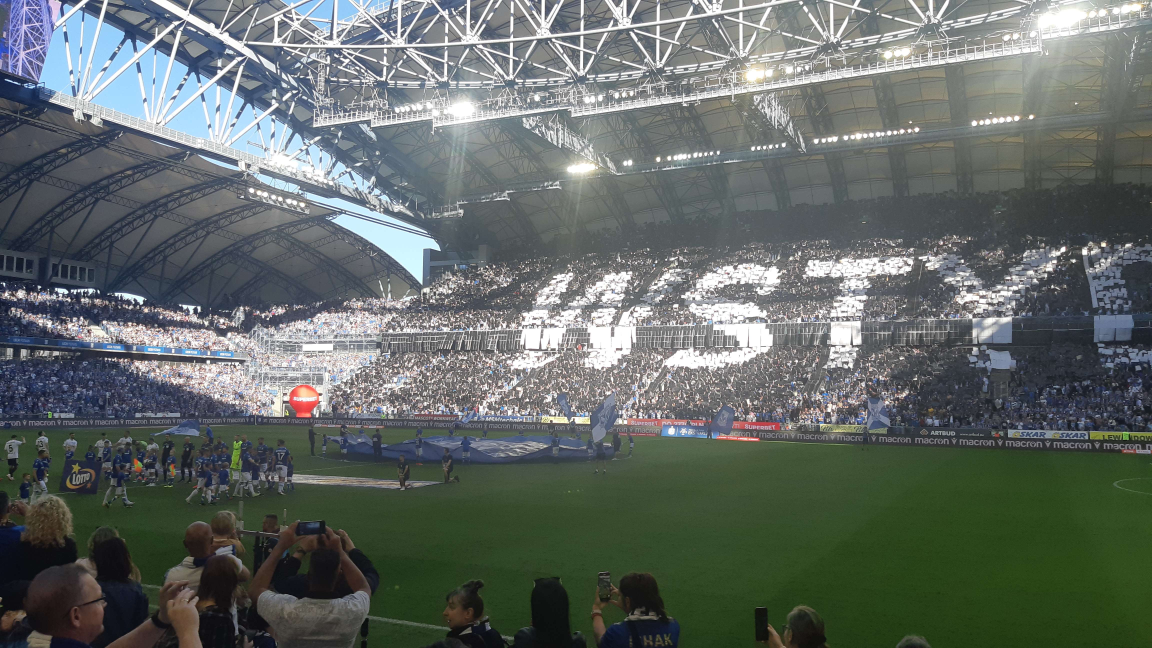
#> input picture Lab6_RASNAC/zdjecie_1.jpg, 4608 x 2592 px (shown at 1/4 size)
$ python main.py
#> lines starting #> are read from the running program, lines starting #| are printed output that depends on the picture
import cv2 as cv
import numpy as np

# [58 lines left out: function task1, not called in this run]

def task2():
    # Load the image
    img = cv.imread("zdjecie_1.jpg")
#> img is the input picture: shape (2592, 4608, 3); mean B, G, R 102.9, 106.4, 99
    # downscale the image
    img = cv.resize(img, (0, 0), fx=0.25, fy=0.25)
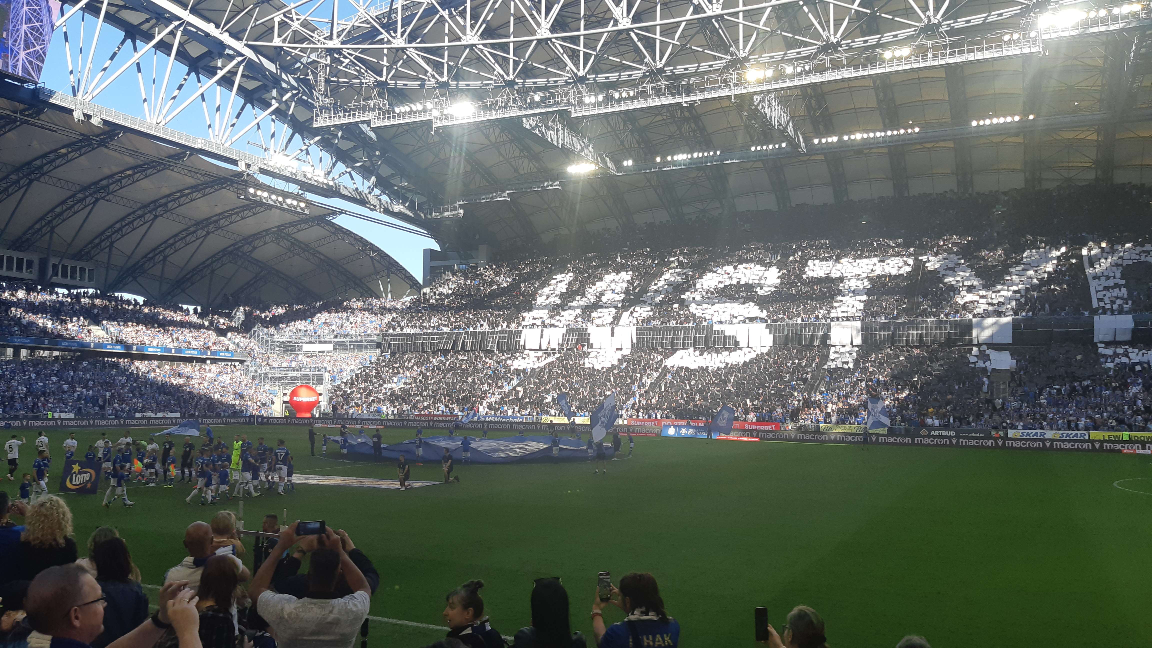
#> img: shape (648, 1152, 3); mean B, G, R 103.1, 106.6, 99.1

    # detect keypoints using FAST
    fast = cv.FastFeatureDetector_create()
    fast_keypoints = fast.detect(img)
#> fast_keypoints = 25226 keypoints; strongest (x, y, size): (39, 287, 7), (56, 288, 7), (98, 291, 7), (66, 291, 7)

    # calculate descriptors for the object
    orb = cv.ORB_create()
    keypoints, descriptors = orb.compute(img, fast_keypoints)
#> keypoints = 22466 keypoints; strongest (x, y, size): (39, 287, 7), (56, 288, 7), (98, 291, 7), (66, 291, 7)

    # draw keypoints
    img_keypoints = cv.drawKeypoints(img, keypoints, None, color=(0, 255, 0))
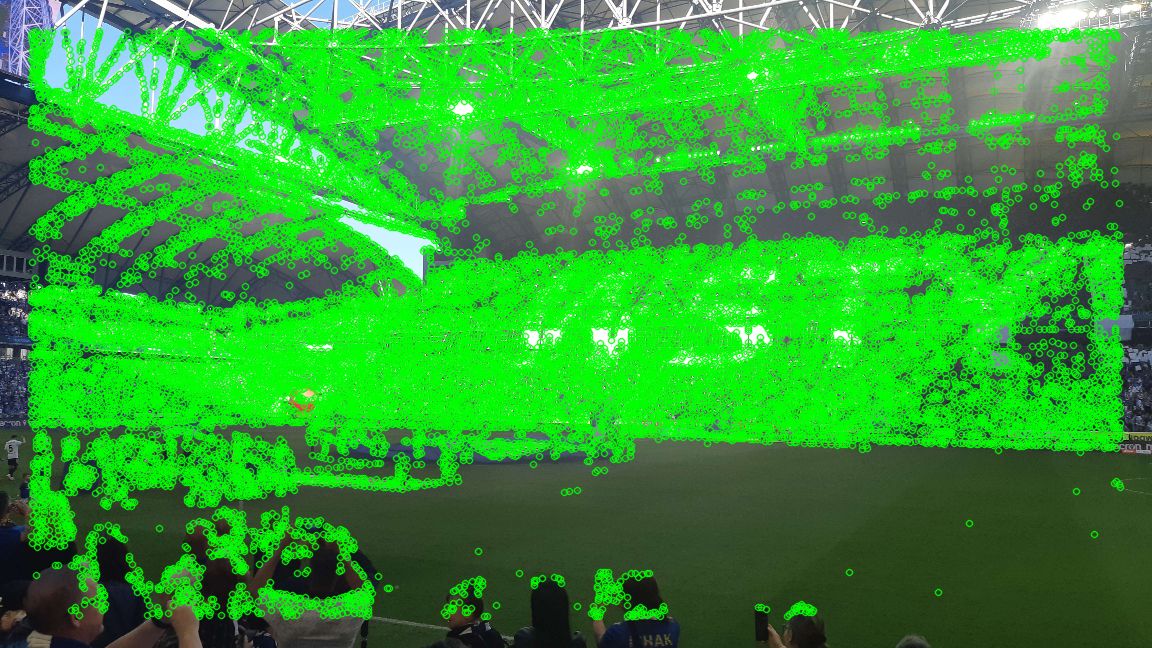
#> img_keypoints: shape (648, 1152, 3); mean B, G, R 51.5, 156.8, 50
    cv.imshow("FAST keypoints", img_keypoints)

    # load the image to find the object in
    img_to_find = cv.imread("zdjecie_2.jpg")
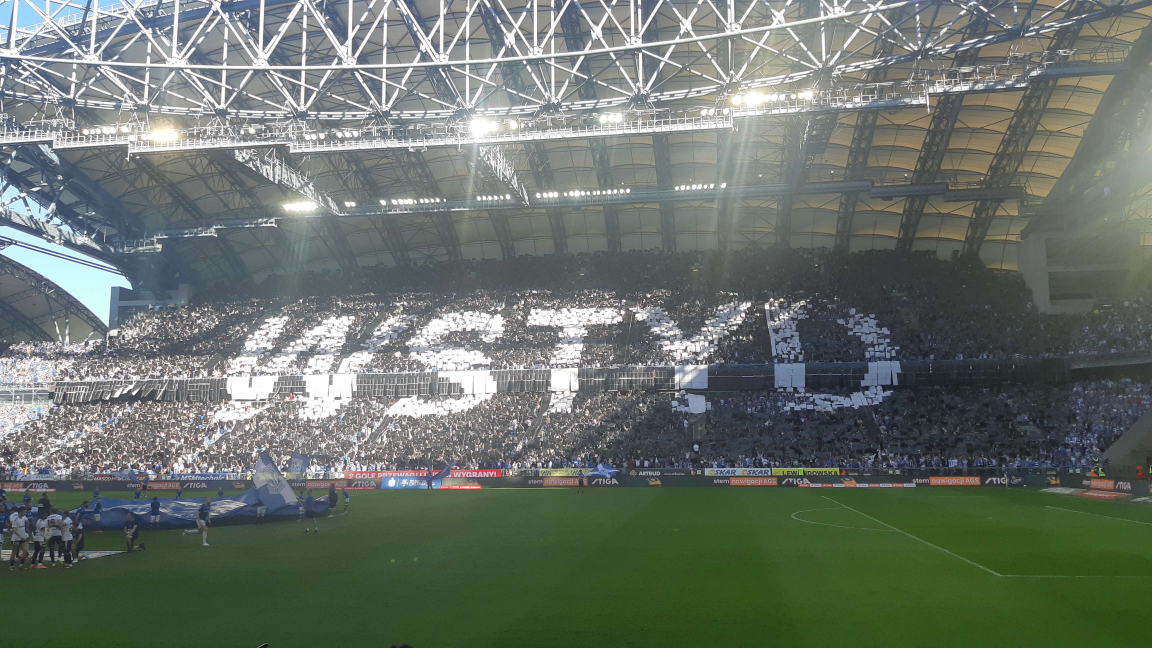
#> input picture Lab6_RASNAC/zdjecie_2.jpg, 4608 x 2592 px (shown at 1/4 size)
#> img_to_find is the input picture: shape (2592, 4608, 3); mean B, G, R 107.1, 115.1, 106.2
    # downscale the image
    img_to_find = cv.resize(img_to_find, (0, 0), fx=0.25, fy=0.25)
#> img_to_find: shape (648, 1152, 3)

    # detect keypoints using FAST
    fast_keypoints_to_find = fast.detect(img_to_find)
#> fast_keypoints_to_find = 23840 keypoints; strongest (x, y, size): (134, 394, 7), (771, 299, 7), (733, 338, 7), (802, 301, 7)

    # calculate descriptors for the image
    keypoints_to_find, descriptors_to_find = orb.compute(img_to_find, fast_keypoints_to_find)
#> keypoints_to_find = 21542 keypoints; strongest (x, y, size): (134, 394, 7), (771, 299, 7), (733, 338, 7), (802, 301, 7)

    # match the descriptors
    bf = cv.BFMatcher(cv.NORM_HAMMING, crossCheck=True)
    matches = bf.match(descriptors, descriptors_to_find)
#> matches = 5942 matches

    # draw the matches
    img_matches = cv.drawMatches(img, keypoints, img_to_find, keypoints_to_find, matches, None, flags=cv.DrawMatchesFlags_NOT_DRAW_SINGLE_POINTS)
    img_matches = cv.resize(img_matches, (0, 0), fx=0.5, fy=0.5)
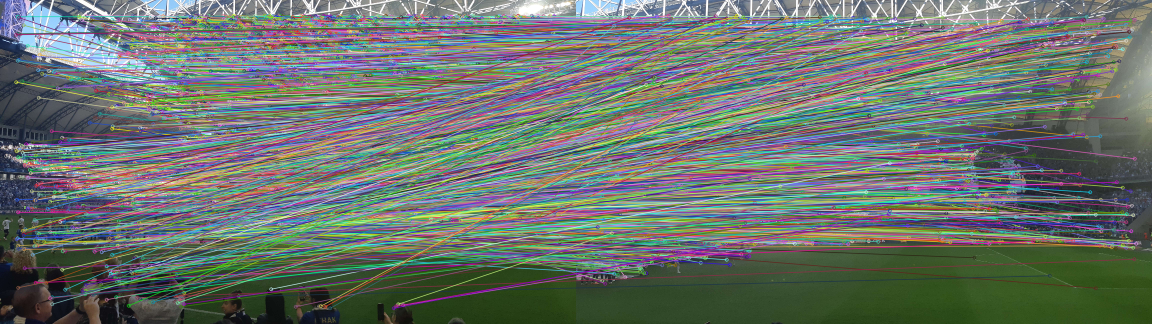
#> img_matches: shape (324, 1152, 3); mean B, G, R 108.7, 115.1, 106.7
    cv.imshow("Matches", img_matches)

    # Only include points that have a match
    src_pts = np.float32([keypoints[m.queryIdx].pt for m in matches]).reshape(-1, 1, 2)
    dst_pts = np.float32([keypoints_to_find[m.trainIdx].pt for m in matches]).reshape(-1, 1, 2)

    # Use RASNAC to find the transformation
    H, mask = cv.findHomography(src_pts, dst_pts, cv.RANSAC, 5.0)
#> H = [[1.52, -0.0611, -495.2], [0.171, 1.28, -55.05], [0.000465, -9.8e-05, 1]]; mask = 5942 values, max 1 at index 2, min 0 at index 0, mean 0.744

    warped_img = cv.warpPerspective(img, H, (img_to_find.shape[1], img_to_find.shape[0]))
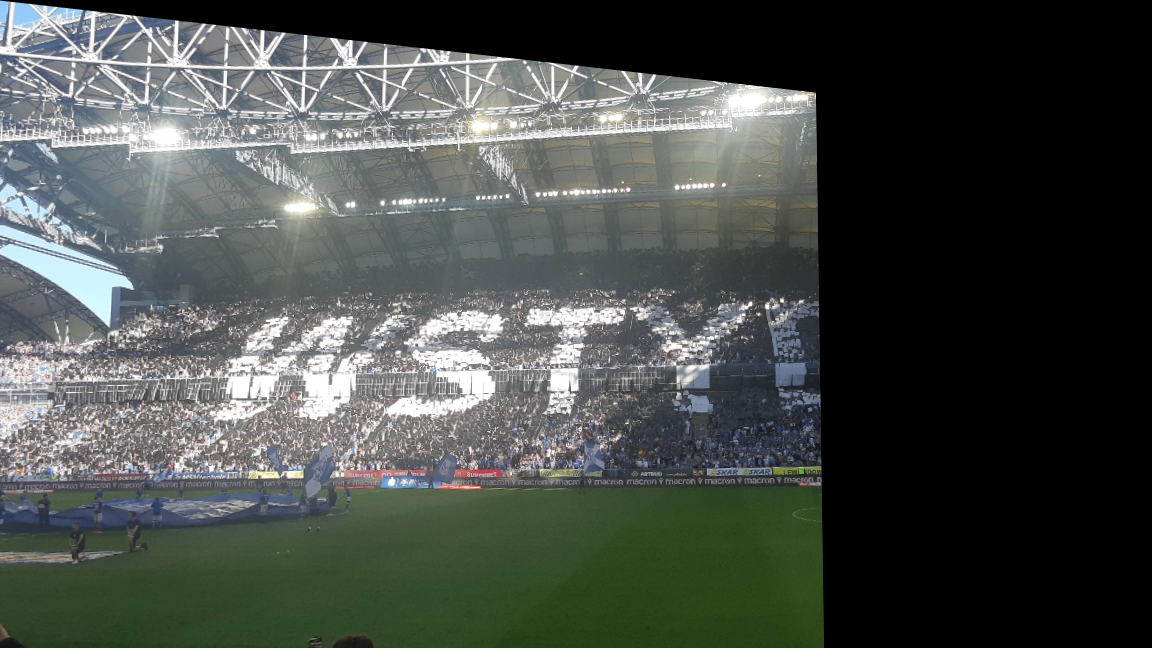
#> warped_img: shape (648, 1152, 3); mean B, G, R 73.5, 77.4, 72.5

    # stitch the images together
    panorama = np.maximum(warped_img, img_to_find)
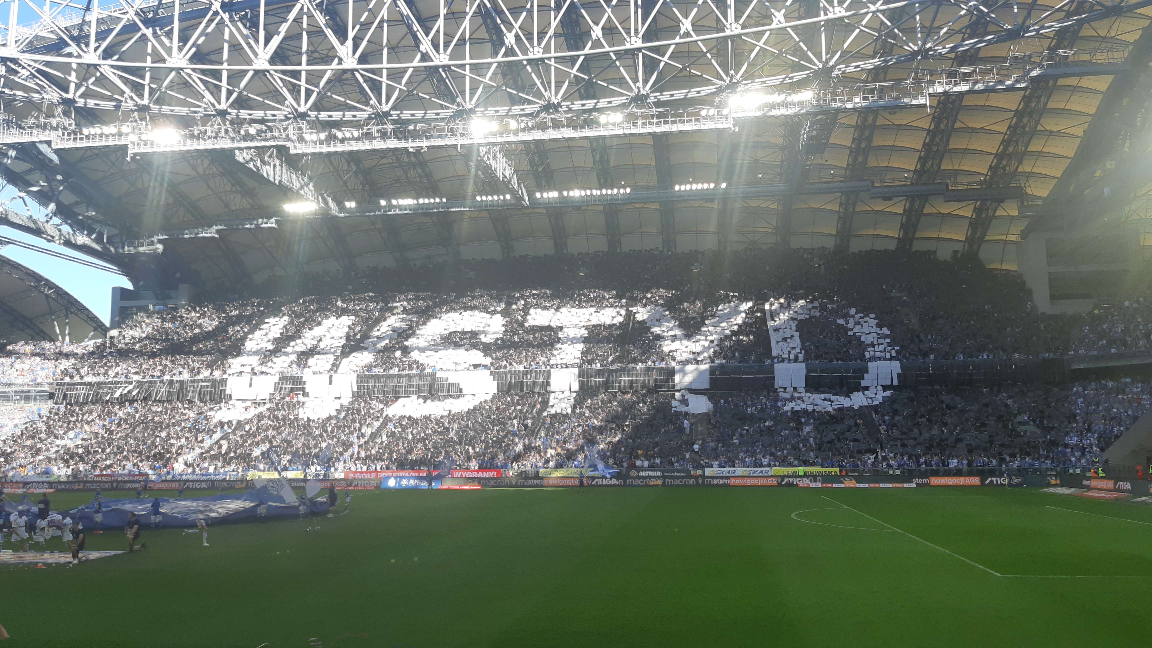
#> panorama: shape (648, 1152, 3); mean B, G, R 112, 120.1, 111.6

    cv.imshow("Warped image", warped_img)
    cv.imshow("Panorama", panorama)

    cv.waitKey(0)

if __name__ == "__main__":
    #task1()
    task2()
